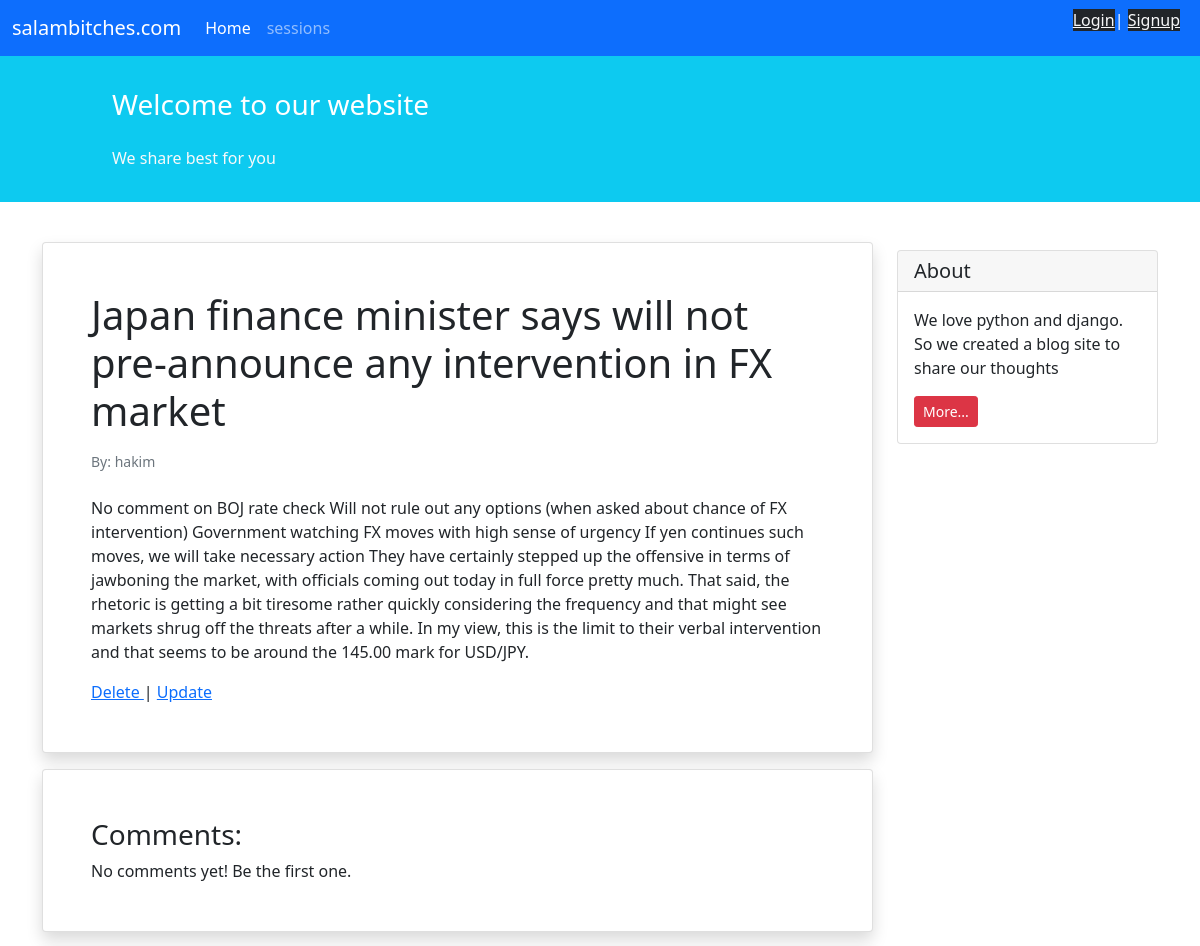
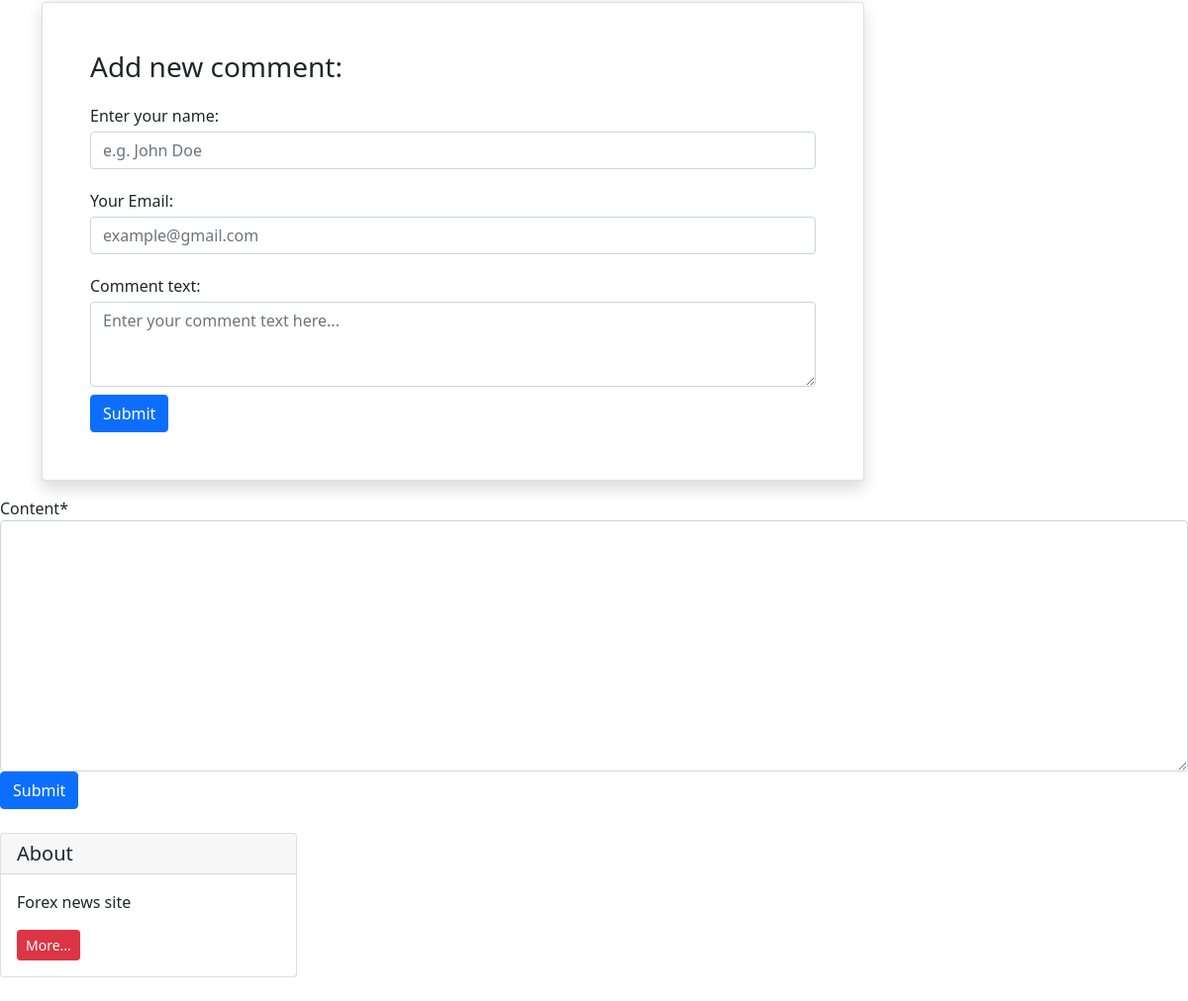
The page /blog/1 on the database its author committed (2 pictures, top to bottom).
### blog/models.py (models this page shows, shortened)
class Post(models.Model):
    STATUS_CHOICES = (
        ('pub', 'Published'),
        ('drf', 'Draft'),
    )
    user = models.ForeignKey(get_user_model(), on_delete=models.CASCADE , related_name='user')
    title = models.CharField(max_length=100)
    text = models.TextField()
    datetime_created = models.DateTimeField(auto_now_add=True)
    datetime_modified = models.DateTimeField(auto_now=True)
    status = models.CharField(choices=STATUS_CHOICES, max_length=3)
    upload = models.ImageField(upload_to ='upload/' , blank=True)
    session = models.CharField(choices=session, max_length=3)

### accounts/models.py (models this page shows)
class CustomUser(AbstractUser):
    pass

### blog/views.py (the view, shortened to what this page needs)
# urls.py: path("<int:pk>", post_detail , name='post_detail'),
def post_detail(request , pk):
    post = get_object_or_404(Post , id=pk)
    if request.method == 'GET':
        form = CommentForm()
        return render(request , 'blog/post_detail.html' , {'form':form , 'post': post})

### blog/forms.py
class CommentForm(forms.ModelForm):
    class Meta:
        model = Comment
        fields = ['content']

### pages/templates/blog/post_detail.html (shortened to what this page needs)
{% extends '_base.html' %}
{% load crispy_forms_tags %}
{% block content %}
    <div class="container mt-4">
        <div class="row">
            <div class="col-9">
                <div class="card shadow my-3 p-5">
                    <h1>{{ post.title }}</h1>
                    <p class="small text-muted mt-2">By: {{ post.user }}</p>
                    <p class="mt-2">{{ post.text }}</p>
                    <div>
                        <a href="{% url 'post_delete' post.pk %}"> Delete </a> | <a href="{% url 'post_update' post.pk %}"> Update </a>
                    </div>
                </div>
                <div class="card shadow my-3 p-5">
                    <h3>Comments:</h3>
                    No comments yet! Be the first one.
                </div>
                <div class="card shadow my-3 p-5">
                    <h3>Add new comment:</h3>
                    <form method="POST">
                        <div class="form-group py-2">
                            <label class="py-1" for="author_name">Enter your name:</label>
                            <input type="text" class="form-control" placeholder="e.g. John Doe" name="author_name">
                        </div>
                        <div class="form-group py-2">
                            <label class="py-1" for="email">Your Email:</label>
                            <input type="email" class="form-control" placeholder="example@gmail.com" name="email">
                        </div>
                        <div class="form-group py-2">
                            <label class="py-1" for="comment_text">Comment text:</label>
                            <textarea class="form-control" name="text" rows="3"
                                      placeholder="Enter your comment text here..."></textarea>
                        </div>
                        <button type="submit" class="btn btn-primary">Submit</button>
                    </form>
                </div>
            </div>
            <div class="col-3">
                <div class="card my-4">
                    <h5 class="card-header">About</h5>
                    <div class="card-body">
                        <p class="card-text">We love python and django. So we created a blog site to share our
                            thoughts</p>
                        <a href="#"
                           class="btn btn-sm btn-danger">
                            More...
                        </a>
                    </div>
                </div>
            </div>
        </div>
    </div>
    <form method="POST" >
            {{ form|crispy }}
        <button type="submit" class="btn btn-primary">Submit</button>
    </form>
{% endblock content %}

### rows shown on the page
Post: title "Japan finance minister says will not pre-announce any intervention in FX market", user "hakim", text "No comment on BOJ rate check Will not rule out any options (when asked about chance of FX intervention) Government watching FX moves with high sense of urgency If yen continues such moves, we will take necessary action They have certainly stepped up the offensive in terms of jawboning the market, with officials coming out today in full force pretty much. That said, the rhetoric is getting a bit tiresome rather quickly considering the frequency and that might see markets shrug off the threats after a while. In my view, this is the limit to their verbal intervention and that seems to be around the 145.00 mark for USD/JPY."
